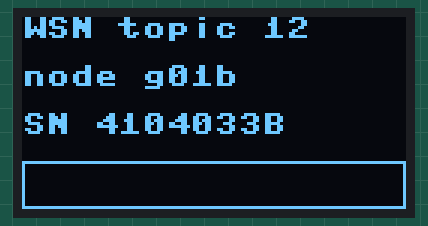
The program below on a simulated Raspberry Pi Pico running MicroPython. Shown: 128×64 one-colour display. The clock reads 2024-03-15 10:24:30 at power-on unless the program sets it; library files of the repository ran but are not shown: ssd1306.py; what the program prints to the serial console is not drawn. At 0.1 s the program stops and its outputs stay as they are.

Above: at 0.1 s.

The program:

oled_test.py
```python
import myid                                  # 身份指紋（第一行）
import cfg                                   # 本組參數
# oled_test.py（B 板）：確認 OLED 接好、ssd1306 驅動裝好
# 先跑 install.py；不能上網就把備用的 ssd1306.py 存到板子上
from machine import Pin, I2C
import ssd1306

i2c = I2C(0, sda=Pin(4), scl=Pin(5), freq=400000)
found = i2c.scan()
print("I2C 找到：", ["0x%02X" % a for a in found])   # 要看到 0x3C
oled = ssd1306.SSD1306_I2C(128, 64, i2c)
oled.fill(0)
oled.text("WSN topic 12", 0, 0)
oled.text("node " + cfg.NODE_B, 0, 16)
oled.text("SN " + myid.SN[-8:], 0, 32)       # 序號後 8 碼，和 Shell 的指紋對得上
oled.rect(0, 48, 128, 16, 1)
oled.show()
print("OLED 應該顯示：", cfg.NODE_B, myid.SN[-8:])
```

myid.py
```python
# myid.py：身份指紋＋組別。兩片板子都要存一份；只改前三行
STUDENT_ID = "請改成組長學號"   # 組長學號（兩片一樣）
GROUP = 1                       # 組號（1～20，兩片一樣）
BOARD = "A"                     # 這一片是 "A" 還是 "B"

import machine, network, rp2, time, binascii
rp2.country("TW")                        # 台灣的無線電規範，要在打開無線晶片之前設定
wlan = network.WLAN(network.STA_IF)
was_on = wlan.active()
wlan.active(True)                        # 無線晶片要開著才讀得到 MAC
MAC = binascii.hexlify(wlan.config("mac"), ":").decode().upper()
wlan.active(was_on)                      # 讀完放回原本的狀態
SN = binascii.hexlify(machine.unique_id()).decode().upper()
t = time.localtime()                     # Thonny 連線時會幫板子對時
WHEN = "{:04d}-{:02d}-{:02d} {:02d}:{:02d}".format(t[0], t[1], t[2], t[3], t[4])
print("學號", STUDENT_ID, "| 第", GROUP, "組 | 板子", BOARD, "| 序號", SN, "| MAC", MAC, "|", WHEN)
```

cfg.py
```python
# cfg.py：本主題的組別參數（由 myid 的組號算出來；A、B 兩片都要存，內容不用改）
import myid
GROUP = myid.GROUP
SSID, PASSWORD = "STUST-IoT", "password"     # 教室 Wi-Fi（照主題 11，密碼老師上課公布）
BROKER = "192.168.1.10"                      # 教室電腦上的 Mosquitto（1883 埠）
G = "g%02d" % GROUP                          # 組代號，例如第 7 組＝g07
NODE_A, NODE_B = G + "a", G + "b"            # 節點名：g07a（感測）、g07b（顯示）
ROOM = "stust/ee/e501/"
DATA_A = ROOM + NODE_A + "/data"             # A 發布感測資料（每 5 秒一筆）
ST_A = ROOM + NODE_A + "/status"             # A 的 online／offline（遺囑）
ST_B = ROOM + NODE_B + "/status"             # B 的 online／offline（遺囑）
CMD_A = ROOM + NODE_A + "/cmd"               # 儀表板開關 → A 的板載 LED
TH_B = ROOM + NODE_B + "/th"                 # 儀表板的門檻 → B 的告警門檻
CID_A, CID_B = "wsn-" + NODE_A, "wsn-" + NODE_B   # client id 全班不重複
KEEPALIVE = 60                               # 秒；斷線 1.5 倍（90 秒）後發遺囑
PERIOD_MS = 5000                             # A 每 5 秒送一筆
T_HIGH = 30.0                                # 告警門檻（教室冷就調低，例如現在溫度＋1）
STALE_S = 15                                 # 超過 15 秒沒新資料＝過期（3 筆沒來）
```
